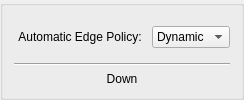
            <widget class="QGroupBox" name="groupBox_3">
             <property name="title">
              <string/>
             </property>
             <layout class="QVBoxLayout" name="verticalLayout_2" stretch="0,0,0">
              <item>
               <layout class="QFormLayout" name="formLayout_5">
                <property name="fieldGrowthPolicy">
                 <enum>QFormLayout::FieldGrowthPolicy::AllNonFixedFieldsGrow</enum>
                </property>
                <property name="rowWrapPolicy">
                 <enum>QFormLayout::RowWrapPolicy::WrapLongRows</enum>
                </property>
                <property name="labelAlignment">
                 <set>Qt::AlignmentFlag::AlignLeading|Qt::AlignmentFlag::AlignLeft|Qt::AlignmentFlag::AlignVCenter</set>
                </property>
                <property name="formAlignment">
                 <set>Qt::AlignmentFlag::AlignLeading|Qt::AlignmentFlag::AlignLeft|Qt::AlignmentFlag::AlignVCenter</set>
                </property>
                <item row="0" column="0">
                 <widget class="QPushButton" name="pushButton_14">
                  <property name="palette">
                   <palette>
                    <active>
                     <colorrole role="Highlight">
                      <brush brushstyle="SolidPattern">
                       <color alpha="0">
                        <red>61</red>
                        <green>174</green>
                        <blue>233</blue>
                       </color>
                      </brush>
                     </colorrole>
                     <colorrole role="Accent">
                      <brush brushstyle="SolidPattern">
                       <color alpha="0">
                        <red>61</red>
                        <green>174</green>
                        <blue>233</blue>
                       </color>
                      </brush>
                     </colorrole>
                    </active>
                    <inactive>
                     <colorrole role="Highlight">
                      <brush brushstyle="SolidPattern">
                       <color alpha="0">
                        <red>61</red>
                        <green>174</green>
                        <blue>233</blue>
                       </color>
                      </brush>
                     </colorrole>
                     <colorrole role="Accent">
                      <brush brushstyle="SolidPattern">
                       <color alpha="0">
                        <red>61</red>
                        <green>174</green>
                        <blue>233</blue>
                       </color>
                      </brush>
                     </colorrole>
                    </inactive>
                    <disabled>
                     <colorrole role="Accent">
                      <brush brushstyle="SolidPattern">
                       <color alpha="0">
                        <red>61</red>
                        <green>174</green>
                        <blue>233</blue>
                       </color>
                      </brush>
                     </colorrole>
                    </disabled>
                   </palette>
                  </property>
                  <property name="focusPolicy">
                   <enum>Qt::FocusPolicy::NoFocus</enum>
                  </property>
                  <property name="text">
                   <string>Automatic Edge Policy:</string>
                  </property>
                  <property name="icon">
                   <iconset theme="media-playback-start"/>
                  </property>
                  <property name="flat">
                   <bool>true</bool>
                  </property>
                 </widget>
                </item>
                <item row="0" column="1">
                 <widget class="KComboBox" name="kcfg_bottomEdgePolicy">
                  <item>
                   <property name="text">
                    <string>Dynamic</string>
                   </property>
                   <property name="icon">
                    <iconset theme="view-refresh"/>
                   </property>
                  </item>
                  <item>
                   <property name="text">
                    <string>Shrink</string>
                   </property>
                   <property name="icon">
                    <iconset theme="list-remove"/>
                   </property>
                  </item>
                  <item>
                   <property name="text">
                    <string>Ignore</string>
                   </property>
                   <property name="icon">
                    <iconset theme="dialog-cancel"/>
                   </property>
                  </item>
                 </widget>
                </item>
               </layout>
              </item>
              <item>
               <widget class="Line" name="line_3">
                <property name="orientation">
                 <enum>Qt::Orientation::Horizontal</enum>
                </property>
               </widget>
              </item>
              <item>
               <widget class="QPushButton" name="pushButton_3">
                <property name="focusPolicy">
                 <enum>Qt::FocusPolicy::NoFocus</enum>
                </property>
                <property name="styleSheet">
                 <string notr="true">QPushButton {
  background: transparent;
  border: none;
}
QPushButton::pressed {
  background:none;
  border: none;
}</string>
                </property>
                <property name="text">
                 <string>Down</string>
                </property>
                <property name="icon">
                 <iconset theme="go-down"/>
                </property>
                <property name="flat">
                 <bool>true</bool>
                </property>
               </widget>
              </item>
             </layout>
            </widget>
